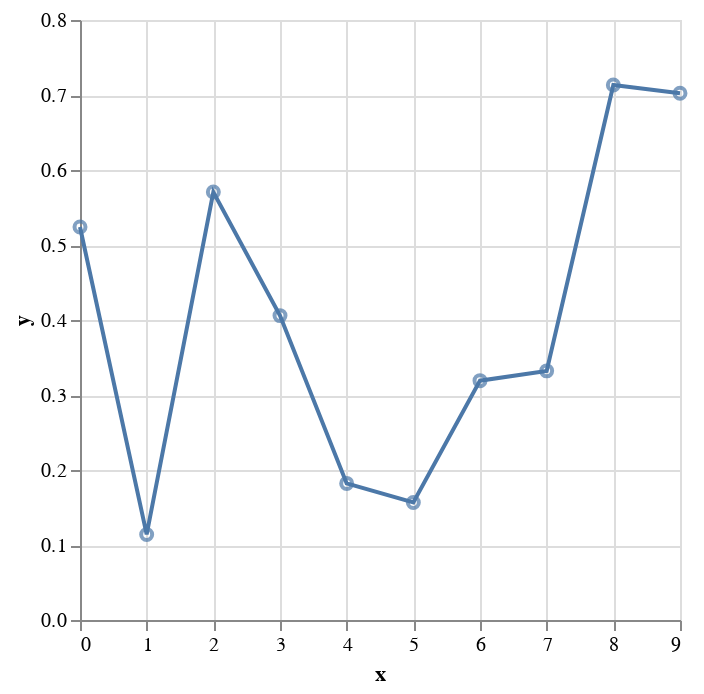

Notebook code for this chart:
### Markdown cell above
One problem with this is that you end up specifying the encodings and data multiple times; you can instead build both layers from the same base chart:

### Code cell
base = alt.Chart(data).encode(
    x='x:Q',
    y='y:Q'
)

base.mark_line() + base.mark_point()

### Figure 1 — Vega-Lite specification as saved in the notebook (floating-point values rounded to 4 significant figures)
{"config": {"view": {"continuousWidth": 300, "continuousHeight": 300}}, "layer": [{"mark": {"type": "line"}, "encoding": {"x": {"field": "x", "type": "quantitative"}, "y": {"field": "y", "type": "quantitative"}}}, {"mark": {"type": "point"}, "encoding": {"x": {"field": "x", "type": "quantitative"}, "y": {"field": "y", "type": "quantitative"}}}], "data": {"name": "data-874380fafd5174aeff882c693b7f46bd"}, "$schema": "https://vega.github.io/schema/vega-lite/v5.8.0.json", "datasets": {"data-874380fafd5174aeff882c693b7f46bd": [{"x": 0, "y": 0.524}, {"x": 1, "y": 0.1141}, {"x": 2, "y": 0.5706}, {"x": 3, "y": 0.4058}, {"x": 4, "y": 0.1821}, {"x": 5, "y": 0.1567}, {"x": 6, "y": 0.3191}, {"x": 7, "y": 0.3322}, {"x": 8, "y": 0.7134}, {"x": 9, "y": 0.7022}]}}
